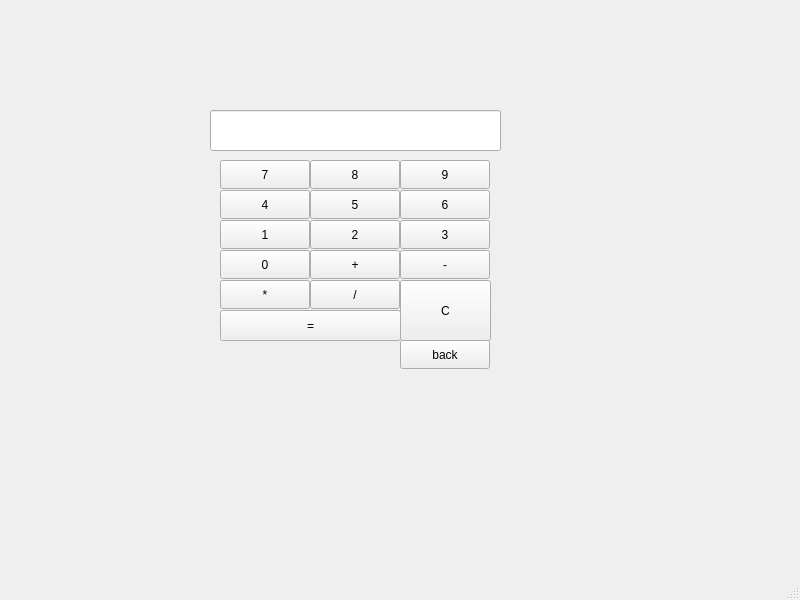
<?xml version="1.0" encoding="UTF-8"?>
<ui version="4.0">
 <class>MainWindow</class>
 <widget class="QMainWindow" name="MainWindow">
  <property name="geometry">
   <rect>
    <x>0</x>
    <y>0</y>
    <width>800</width>
    <height>600</height>
   </rect>
  </property>
  <property name="windowTitle">
   <string>MainWindow</string>
  </property>
  <widget class="QWidget" name="centralwidget">
   <widget class="QLineEdit" name="display">
    <property name="geometry">
     <rect>
      <x>210</x>
      <y>110</y>
      <width>291</width>
      <height>41</height>
     </rect>
    </property>
   </widget>
   <widget class="QPushButton" name="btn7">
    <property name="geometry">
     <rect>
      <x>220</x>
      <y>160</y>
      <width>90</width>
      <height>29</height>
     </rect>
    </property>
    <property name="text">
     <string>7</string>
    </property>
   </widget>
   <widget class="QPushButton" name="btn8">
    <property name="geometry">
     <rect>
      <x>310</x>
      <y>160</y>
      <width>90</width>
      <height>29</height>
     </rect>
    </property>
    <property name="text">
     <string>8</string>
    </property>
   </widget>
   <widget class="QPushButton" name="btn9">
    <property name="geometry">
     <rect>
      <x>400</x>
      <y>160</y>
      <width>90</width>
      <height>29</height>
     </rect>
    </property>
    <property name="text">
     <string>9</string>
    </property>
   </widget>
   <widget class="QPushButton" name="btn4">
    <property name="geometry">
     <rect>
      <x>220</x>
      <y>190</y>
      <width>90</width>
      <height>29</height>
     </rect>
    </property>
    <property name="text">
     <string>4</string>
    </property>
   </widget>
   <widget class="QPushButton" name="btn5">
    <property name="geometry">
     <rect>
      <x>310</x>
      <y>190</y>
      <width>90</width>
      <height>29</height>
     </rect>
    </property>
    <property name="text">
     <string>5</string>
    </property>
   </widget>
   <widget class="QPushButton" name="btn6">
    <property name="geometry">
     <rect>
      <x>400</x>
      <y>190</y>
      <width>90</width>
      <height>29</height>
     </rect>
    </property>
    <property name="text">
     <string>6</string>
    </property>
   </widget>
   <widget class="QPushButton" name="btn1">
    <property name="geometry">
     <rect>
      <x>220</x>
      <y>220</y>
      <width>90</width>
      <height>29</height>
     </rect>
    </property>
    <property name="text">
     <string>1</string>
    </property>
   </widget>
   <widget class="QPushButton" name="btn2">
    <property name="geometry">
     <rect>
      <x>310</x>
      <y>220</y>
      <width>90</width>
      <height>29</height>
     </rect>
    </property>
    <property name="text">
     <string>2</string>
    </property>
   </widget>
   <widget class="QPushButton" name="btn3">
    <property name="geometry">
     <rect>
      <x>400</x>
      <y>220</y>
      <width>90</width>
      <height>29</height>
     </rect>
    </property>
    <property name="text">
     <string>3</string>
    </property>
   </widget>
   <widget class="QPushButton" name="btn0">
    <property name="geometry">
     <rect>
      <x>220</x>
      <y>250</y>
      <width>90</width>
      <height>29</height>
     </rect>
    </property>
    <property name="text">
     <string>0</string>
    </property>
   </widget>
   <widget class="QPushButton" name="btnPlus">
    <property name="geometry">
     <rect>
      <x>310</x>
      <y>250</y>
      <width>90</width>
      <height>29</height>
     </rect>
    </property>
    <property name="text">
     <string>+</string>
    </property>
   </widget>
   <widget class="QPushButton" name="btnMinus">
    <property name="geometry">
     <rect>
      <x>400</x>
      <y>250</y>
      <width>90</width>
      <height>29</height>
     </rect>
    </property>
    <property name="text">
     <string>-</string>
    </property>
   </widget>
   <widget class="QPushButton" name="btnmultiply">
    <property name="geometry">
     <rect>
      <x>220</x>
      <y>280</y>
      <width>90</width>
      <height>29</height>
     </rect>
    </property>
    <property name="text">
     <string>*</string>
    </property>
   </widget>
   <widget class="QPushButton" name="btnDivide">
    <property name="geometry">
     <rect>
      <x>310</x>
      <y>280</y>
      <width>90</width>
      <height>29</height>
     </rect>
    </property>
    <property name="text">
     <string>/</string>
    </property>
   </widget>
   <widget class="QPushButton" name="btnClear">
    <property name="geometry">
     <rect>
      <x>400</x>
      <y>280</y>
      <width>91</width>
      <height>61</height>
     </rect>
    </property>
    <property name="text">
     <string>C</string>
    </property>
   </widget>
   <widget class="QPushButton" name="btnEqual">
    <property name="geometry">
     <rect>
      <x>220</x>
      <y>310</y>
      <width>181</width>
      <height>31</height>
     </rect>
    </property>
    <property name="text">
     <string>=</string>
    </property>
   </widget>
   <widget class="QPushButton" name="btnBack">
    <property name="geometry">
     <rect>
      <x>400</x>
      <y>340</y>
      <width>90</width>
      <height>29</height>
     </rect>
    </property>
    <property name="text">
     <string>back</string>
    </property>
   </widget>
  </widget>
  <widget class="QMenuBar" name="menubar">
   <property name="geometry">
    <rect>
     <x>0</x>
     <y>0</y>
     <width>800</width>
     <height>25</height>
    </rect>
   </property>
  </widget>
  <widget class="QStatusBar" name="statusbar"/>
 </widget>
 <resources/>
 <connections/>
</ui>
